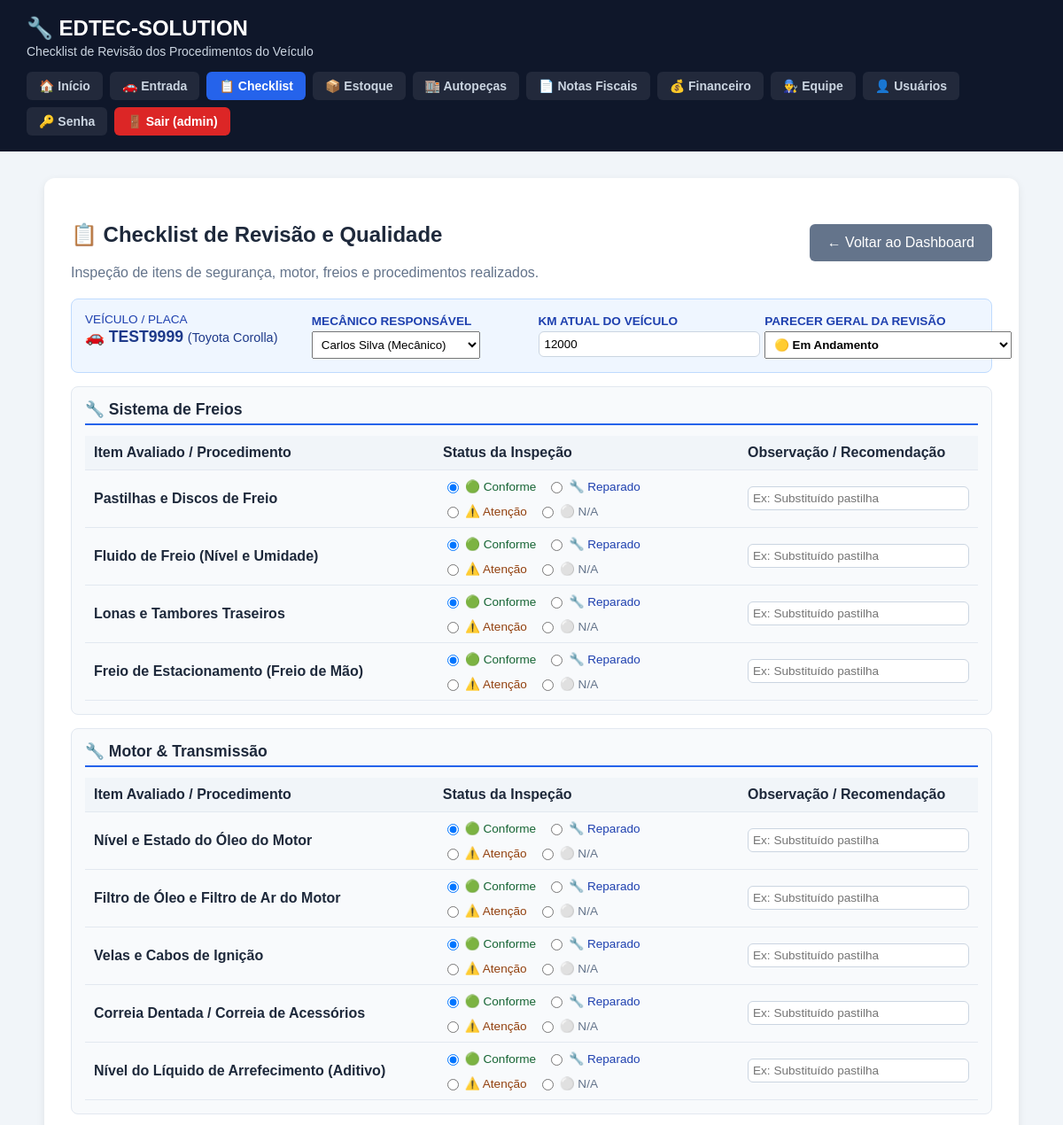
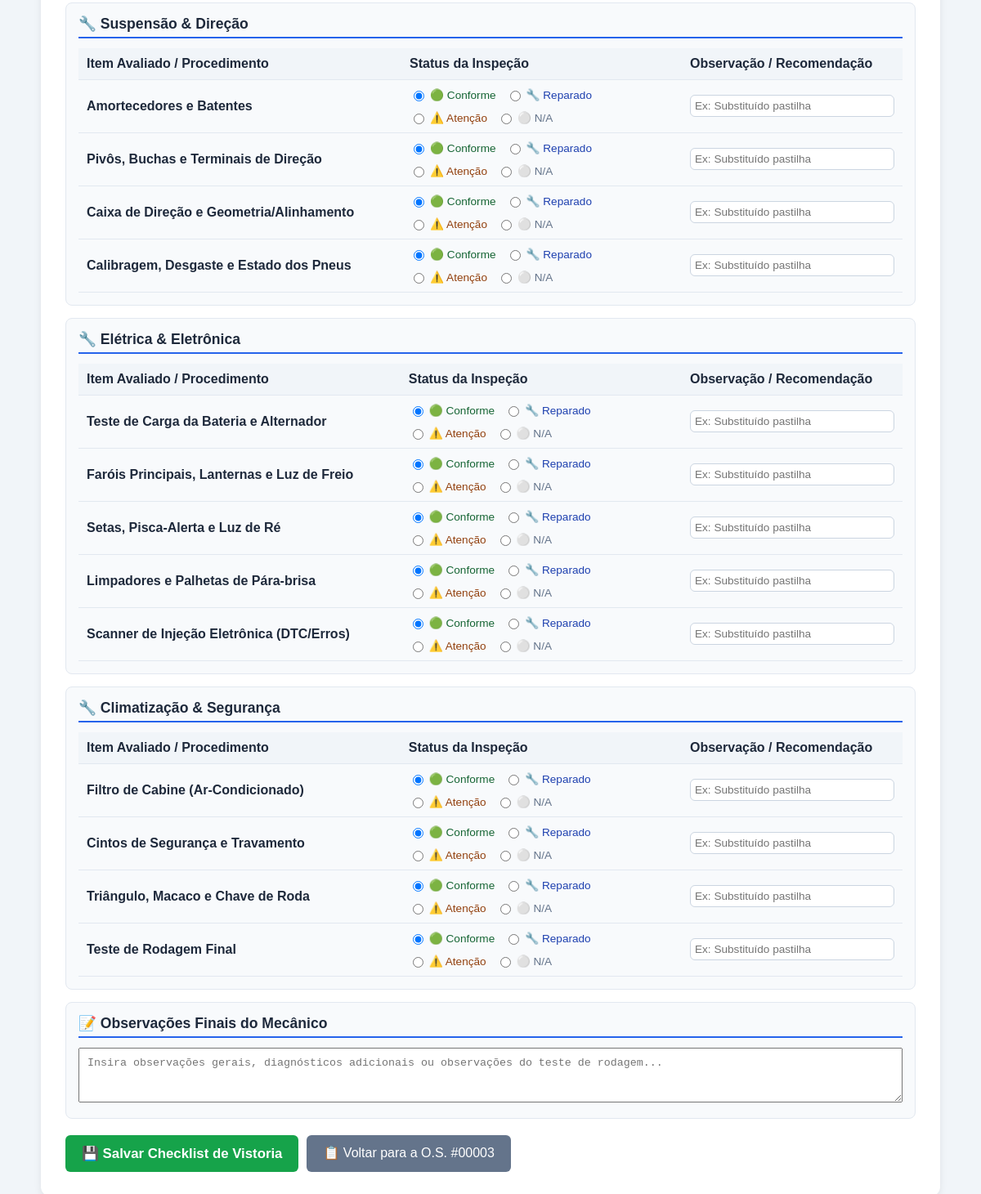
/app/public/checklist.php?placa=TEST9999 (signed in), run on the app's committed database (2 pictures, top to bottom).
### tables this page shows
CREATE TABLE `veiculos` (
  `id` int NOT NULL AUTO_INCREMENT,
  `placa` varchar(10) NOT NULL,
  `cliente_id` int DEFAULT NULL,
  `modelo` varchar(100) NOT NULL,
  `marca` varchar(100) DEFAULT NULL,
  `ano` int DEFAULT NULL,
  `cor` varchar(50) DEFAULT NULL,
  `km_atual` int DEFAULT NULL,
  `telefone` varchar(30) DEFAULT NULL,
  `entrada` datetime NOT NULL DEFAULT CURRENT_TIMESTAMP,
  `saida` datetime DEFAULT NULL,
  `status` enum('ENTRADA','ORCAMENTO','SERVICO','LIBERADO') NOT NULL DEFAULT 'ENTRADA',
  `observacoes` text,
  `atualizado_em` datetime NOT NULL DEFAULT CURRENT_TIMESTAMP ON UPDATE CURRENT_TIMESTAMP,
  `posicao_chave` int DEFAULT NULL,
  `posicao_chave_ativa` int GENERATED ALWAYS AS ((case when (`saida` is null) then `posicao_chave` else NULL end)) STORED,
  `mecanico_id` int DEFAULT NULL,
  PRIMARY KEY (`id`),
  UNIQUE KEY `uk_posicao_chave_ativa` (`posicao_chave_ativa`),
  KEY `idx_veiculos_status` (`status`),
  KEY `idx_veiculos_cliente` (`cliente_id`),
  KEY `idx_veiculos_entrada` (`entrada`),
  KEY `idx_veiculos_placa` (`placa`),
  CONSTRAINT `fk_veiculo_cliente` FOREIGN KEY (`cliente_id`) REFERENCES `clientes` (`id`) ON DELETE SET NULL ON UPDATE CASCADE
);

CREATE TABLE `funcionarios` (
  `id` int NOT NULL AUTO_INCREMENT,
  `nome` varchar(150) NOT NULL,
  `cpf` varchar(20) DEFAULT NULL,
  `telefone` varchar(30) DEFAULT NULL,
  `cargo` enum('MECANICO','AUXILIAR','ADMINISTRATIVO') NOT NULL DEFAULT 'MECANICO',
  `especialidade` varchar(100) DEFAULT 'Geral',
  `ativo` tinyint(1) NOT NULL DEFAULT '1',
  `criado_em` datetime NOT NULL DEFAULT CURRENT_TIMESTAMP,
  `atualizado_em` datetime NOT NULL DEFAULT CURRENT_TIMESTAMP ON UPDATE CURRENT_TIMESTAMP,
  PRIMARY KEY (`id`)
);

CREATE TABLE `ordens_servico` (
  `id` int NOT NULL AUTO_INCREMENT,
  `veiculo_id` int DEFAULT NULL,
  `placa` varchar(10) NOT NULL,
  `data_abertura` datetime NOT NULL DEFAULT CURRENT_TIMESTAMP,
  `data_fechamento` datetime DEFAULT NULL,
  `diagnostico` text,
  `observacoes` text,
  `status` enum('ABERTA','ORCAMENTO','APROVADA','EM_SERVICO','AGUARDANDO_PECA','FINALIZADA','CANCELADA') NOT NULL DEFAULT 'ABERTA',
  `valor_servicos` decimal(10,2) NOT NULL DEFAULT '0.00',
  `valor_pecas` decimal(10,2) NOT NULL DEFAULT '0.00',
  `desconto` decimal(10,2) NOT NULL DEFAULT '0.00',
  `valor_total` decimal(10,2) GENERATED ALWAYS AS (((`valor_servicos` + `valor_pecas`) - `desconto`)) STORED,
  `defeito_relatado` text,
  `itens_veiculo` text,
  `estado_lataria` text,
  `foto_lataria` varchar(255) DEFAULT NULL,
  `nivel_combustivel` varchar(20) DEFAULT NULL,
  `forma_pagamento` varchar(50) DEFAULT NULL,
  `numero_parcelas` int DEFAULT '1',
  `valor_pago` decimal(10,2) DEFAULT '0.00',
  `data_pagamento` datetime DEFAULT NULL,
  PRIMARY KEY (`id`),
  KEY `idx_os_placa` (`placa`),
  KEY `idx_os_status` (`status`),
  KEY `fk_os_veiculo_id` (`veiculo_id`),
  CONSTRAINT `fk_os_veiculo_id` FOREIGN KEY (`veiculo_id`) REFERENCES `veiculos` (`id`) ON DELETE RESTRICT ON UPDATE CASCADE
);

### app/public/checklist.php (the view, shortened to what this page needs)
<?php
require_once 'config.php';
$placa = strtoupper(trim($_GET['placa'] ?? $_POST['placa'] ?? ''));
$osId = (int) ($_GET['os_id'] ?? $_POST['os_id'] ?? 0);
$checklistId = (int) ($_GET['id'] ?? $_POST['id'] ?? 0);
$itensPadrao = [
    'Sistema de Freios' => [
        'Pastilhas e Discos de Freio',
        'Fluido de Freio (Nível e Umidade)',
        'Lonas e Tambores Traseiros',
        'Freio de Estacionamento (Freio de Mão)'
    ],
    'Motor & Transmissão' => [
        'Nível e Estado do Óleo do Motor',
        'Filtro de Óleo e Filtro de Ar do Motor',
        'Velas e Cabos de Ignição',
        'Correia Dentada / Correia de Acessórios',
        'Nível do Líquido de Arrefecimento (Aditivo)'
    ],
    'Suspensão & Direção' => [
        'Amortecedores e Batentes',
        'Pivôs, Buchas e Terminais de Direção',
        'Caixa de Direção e Geometria/Alinhamento',
        'Calibragem, Desgaste e Estado dos Pneus'
    ],
    'Elétrica & Eletrônica' => [
        'Teste de Carga da Bateria e Alternador',
        'Faróis Principais, Lanternas e Luz de Freio',
        'Setas, Pisca-Alerta e Luz de Ré',
        'Limpadores e Palhetas de Pára-brisa',
        'Scanner de Injeção Eletrônica (DTC/Erros)'
    ],
    'Climatização & Segurança' => [
        'Filtro de Cabine (Ar-Condicionado)',
        'Cintos de Segurança e Travamento',
        'Triângulo, Macaco e Chave de Roda',
        'Teste de Rodagem Final'
    ]
];
$checklist = null;
$itensExistentes = [];
if ($checklistId > 0) {
    $stmt = $pdo->prepare("
        SELECT c.*, v.modelo, v.marca, v.ano, v.cor, v.km_atual,
               f.nome AS mecanico_nome, cl.nome AS cliente_nome
        FROM checklist_revisao c
        JOIN veiculos v ON v.placa = c.placa
        LEFT JOIN funcionarios f ON f.id = c.mecanico_id
        LEFT JOIN clientes cl ON cl.id = v.cliente_id
        WHERE c.id = ?
        LIMIT 1
    ");
    $stmt->execute([$checklistId]);
    $checklist = $stmt->fetch();
    if ($checklist) {
        $placa = $checklist['placa'];
        $osId = (int) $checklist['ordem_servico_id'];
        $stmtItens = $pdo->prepare("SELECT * FROM checklist_revisao_itens WHERE checklist_id = ?");
        $stmtItens->execute([$checklistId]);
        while ($row = $stmtItens->fetch()) {
            $itensExistentes[$row['categoria']][$row['item_nome']] = $row;
        }
    }
} elseif ($placa !== '') {
    if ($osId === 0) {
        $stmtOS = $pdo->prepare("SELECT id FROM ordens_servico WHERE placa = ? ORDER BY id DESC LIMIT 1");
        $stmtOS->execute([$placa]);
        $osId = (int) $stmtOS->fetchColumn();
    }
}
$veiculo = null;
if ($placa !== '') {
    $stmtV = $pdo->prepare("
        SELECT v.*, c.nome AS cliente_nome, f.nome AS mecanico_nome
        FROM veiculos v
        LEFT JOIN clientes c ON c.id = v.cliente_id
        LEFT JOIN funcionarios f ON f.id = v.mecanico_id
        WHERE v.placa = ?
        LIMIT 1
    ");
    $stmtV->execute([$placa]);
    $veiculo = $stmtV->fetch();
}
$mecanicos = $pdo->query("SELECT id, nome, especialidade FROM funcionarios WHERE ativo = 1 AND cargo = 'MECANICO' ORDER BY nome ASC")->fetchAll();
?>
<!DOCTYPE html>
<html lang="pt-BR">
<head>
    <link rel="stylesheet" href="style.css">
</head>
<body>
<?php
include 'header.php';
?>
<main>
    <div class="form-container" style="max-width: 1100px;">
        <div class="no-print" style="display: flex; justify-content: space-between; align-items: center; margin-bottom: 20px; flex-wrap: wrap; gap: 10px;">
            <div>
                <h2>📋 Checklist de Revisão e Qualidade</h2>
                <p style="margin: 0; color: #64748b;">Inspeção de itens de segurança, motor, freios e procedimentos realizados.</p>
            </div>
            <div style="display: flex; gap: 10px;">
                <a href="index.php" class="botao secundario">← Voltar ao Dashboard</a>
            </div>
        </div>
        <?php if ($veiculo || $checklist): ?>
            <form method="POST">
                <div class="checklist-categoria" style="background: #eff6ff; border-color: #bfdbfe;">
                    <div style="display: grid; grid-template-columns: repeat(auto-fit, minmax(220px, 1fr)); gap: 15px;">
                        <div>
                            <p style="margin: 0; font-size: 0.85rem; color: #1e40af;">VEÍCULO / PLACA</p>
                            <h3 style="margin: 2px 0 0 0; color: #1e3a8a; border: none; padding: 0;">
                                🚗 <?= htmlspecialchars($placa) ?>
                                <small style="font-size: 0.9rem; font-weight: normal;">(<?= htmlspecialchars(($veiculo['marca'] ?? $checklist['marca'] ?? '') . ' ' . ($veiculo['modelo'] ?? $checklist['modelo'] ?? '')) ?>)</small>
                            </h3>
                        </div>
                        <div>
                            <label style="font-size: 0.85rem; color: #1e40af; font-weight: bold;">MECÂNICO RESPONSÁVEL</label>
                            <select name="mecanico_id" class="no-print" style="margin-top: 3px; padding: 6px;">
                                <?php
                                $mecSel = $checklist['mecanico_id'] ?? $veiculo['mecanico_id'] ?? 0;
                                foreach ($mecanicos as $m):
                                ?>
                                    <option value="<?= $m['id'] ?>" <?= ($mecSel == $m['id']) ? 'selected' : '' ?>>
                                        <?= htmlspecialchars($m['nome']) ?>
                                    </option>
                                <?php endforeach; ?>
                            </select>
                        </div>
                        <div>
                            <label style="font-size: 0.85rem; color: #1e40af; font-weight: bold;">KM ATUAL DO VEÍCULO</label>
                            <input type="number" name="km_veiculo" class="no-print" value="<?= htmlspecialchars($checklist['km_veiculo'] ?? $veiculo['km_atual'] ?? '') ?>" style="margin-top: 3px; padding: 6px;">
                        </div>
                        <div>
                            <label style="font-size: 0.85rem; color: #1e40af; font-weight: bold;">PARECER GERAL DA REVISÃO</label>
                            <select name="status_geral" class="no-print" style="margin-top: 3px; padding: 6px; font-weight: bold;">
                                <?php $stGeral = $checklist['status_geral'] ?? 'EM_ANDAMENTO'; ?>
                                <option value="EM_ANDAMENTO" <?= $stGeral === 'EM_ANDAMENTO' ? 'selected' : '' ?>>🟡 Em Andamento</option>
                            </select>
                        </div>
                    </div>
                </div>
                <?php foreach ($itensPadrao as $categoria => $itens): ?>
                    <div class="checklist-categoria">
                        <h3>🔧 <?= htmlspecialchars($categoria) ?></h3>
                        <table class="checklist-tabela">
                            <thead>
                                <tr style="background: #f1f5f9;">
                                    <th style="width: 40%;">Item Avaliado / Procedimento</th>
                                    <th style="width: 35%;">Status da Inspeção</th>
                                    <th style="width: 25%;">Observação / Recomendação</th>
                                </tr>
                            </thead>
                            <tbody>
                                <?php foreach ($itens as $itemNome):
                                    $key = md5($categoria . '_' . $itemNome);
                                    $itemExistente = $itensExistentes[$categoria][$itemNome] ?? null;
                                    $statusAtual = $itemExistente['status_item'] ?? 'CONFORME';
                                    $obsAtual = $itemExistente['observacao'] ?? '';
                                ?>
                                    <tr>
                                        <td><strong><?= htmlspecialchars($itemNome) ?></strong></td>
                                        <td>
                                            <div class="checklist-radio-group no-print">
                                                <label style="color: #166534;">
                                                    <input type="radio" name="item_status[<?= $key ?>]" value="CONFORME" <?= $statusAtual === 'CONFORME' ? 'checked' : '' ?>>
                                                    🟢 Conforme
                                                </label>
                                                <label style="color: #1e40af;">
                                                    <input type="radio" name="item_status[<?= $key ?>]" value="REPARADO" <?= $statusAtual === 'REPARADO' ? 'checked' : '' ?>>
                                                    🔧 Reparado
                                                </label>
                                                <label style="color: #92400e;">
                                                    <input type="radio" name="item_status[<?= $key ?>]" value="ATENCAO" <?= $statusAtual === 'ATENCAO' ? 'checked' : '' ?>>
                                                    ⚠️ Atenção
                                                </label>
                                                <label style="color: #64748b;">
                                                    <input type="radio" name="item_status[<?= $key ?>]" value="NAO_APLICAVEL" <?= $statusAtual === 'NAO_APLICAVEL' ? 'checked' : '' ?>>
                                                    ⚪ N/A
                                                </label>
                                            </div>
                                        </td>
                                        <td>
                                            <input type="text" name="item_obs[<?= $key ?>]" value="<?= htmlspecialchars($obsAtual) ?>" placeholder="Ex: Substituído pastilha" class="no-print" style="width: 100%; padding: 5px; font-size: 0.85rem;">
                                        </td>
                                    </tr>
                                <?php endforeach; ?>
                            </tbody>
                        </table>
                    </div>
                <?php endforeach; ?>
                <div class="checklist-categoria">
                    <h3>📝 Observações Finais do Mecânico</h3>
                    <textarea name="observacoes_gerais" class="no-print" rows="3" placeholder="Insira observações gerais, diagnósticos adicionais ou observações do teste de rodagem..." style="width: 100%; padding: 10px;"><?= htmlspecialchars($checklist['observacoes_gerais'] ?? '') ?></textarea>
                </div>
                <div class="no-print" style="display: flex; gap: 10px; margin-top: 20px;">
                    <button type="submit" class="botao" style="background: #16a34a; font-weight: bold; font-size: 1.05rem;">
                        💾 Salvar Checklist de Vistoria
                    </button>
                    <?php if ($osId > 0): ?>
                        <a href="os.php?id=<?= $osId ?>" class="botao secundario">📋 Voltar para a O.S. #<?= sprintf('%05d', $osId) ?></a>
                    <?php endif; ?>
                </div>
            </form>
        <?php endif; ?>
    </div>
</main>
</body>
</html>

### app/public/style.css (style rules this page uses)
* { box-sizing: border-box; }
body { margin: 0; font-family: Arial, Helvetica, sans-serif; background: #f1f5f9; color: #1e293b; }
main { padding: 30px; max-width: 1400px; margin: auto; }
input:not([type="checkbox"]):not([type="radio"]) { padding: 12px; border: 1px solid #cbd5e1; border-radius: 6px; min-width: 250px; }
button, .botao { padding: 12px 20px; border: none; border-radius: 6px; background: #2563eb; color: white; text-decoration: none; cursor: pointer; }
table { width: 100%; border-collapse: collapse; }
th, td { padding: 14px; text-align: left; border-bottom: 1px solid #e2e8f0; }
.form-container { max-width: 900px; margin: 0 auto; background: white; padding: 30px; border-radius: 12px; box-shadow: 0 3px 10px rgba(0, 0, 0, .08); }
.botao.secundario { background: #64748b; }
.checklist-categoria { background: #f8fafc; border: 1px solid #e2e8f0; border-radius: 8px; padding: 15px; margin-bottom: 15px; }
.checklist-categoria h3 { margin-top: 0; margin-bottom: 12px; color: #1e293b; border-bottom: 2px solid #2563eb; padding-bottom: 5px; font-size: 1.1rem; }
.checklist-tabela { width: 100%; border-collapse: collapse; }
.checklist-tabela th, .checklist-tabela td { padding: 10px; border-bottom: 1px solid #e2e8f0; }
.checklist-radio-group { display: flex; gap: 12px; align-items: center; flex-wrap: wrap; }
.checklist-radio-group label { display: flex; align-items: center; gap: 4px; font-size: 0.85rem; cursor: pointer; margin-bottom: 0 !important; }

### data on the page
veiculos: marca+modelo "Toyota Corolla", mecanico_id "Carlos Silva (Mecânico)", km_veiculo "12000"
ordens_servico: id "00003"

### other printed values
$subtituloPage "Checklist de Revisão dos Procedimentos do Veículo"
$usuarioHeader['usuario'] "admin"
$placa "TEST9999"
$categoria "Sistema de Freios"
$itemNome "Pastilhas e Discos de Freio"
$itemNome "Fluido de Freio (Nível e Umidade)"
$itemNome "Lonas e Tambores Traseiros"
$itemNome "Freio de Estacionamento (Freio de Mão)"
$categoria "Motor & Transmissão"
$itemNome "Nível e Estado do Óleo do Motor"
$itemNome "Filtro de Óleo e Filtro de Ar do Motor"
$itemNome "Velas e Cabos de Ignição"
$itemNome "Correia Dentada / Correia de Acessórios"
$itemNome "Nível do Líquido de Arrefecimento (Aditivo)"
$categoria "Suspensão & Direção"
